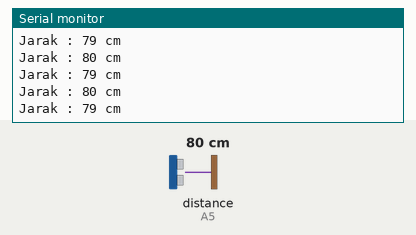
Simulated run of this sketch. Board: Arduino Uno, built with avr-gcc and run on an emulated ATmega328P. Parts: the last lines printed to the serial monitor. Wiring (inferred from the names in the program): ultrasonic range finder: trigger A4; echo A5. The test bench sets the inputs (shaded band); at power-on: distance to the obstacle (sensor on A5) 80 cm. The echo pulse lasts 58.3 µs per cm.

Above: at 1.2 s.
1.3 s: distance to the obstacle (sensor on A5) set to 9 cm
At 1.46 s:
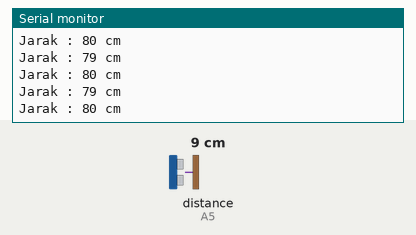
4.3 s: distance to the obstacle (sensor on A5) set to 2 cm
At 4.48 s:
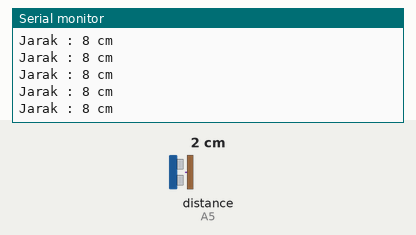
Timing chart, 0 to 7.3 s (numbered marks = the images above; inputs shaded):
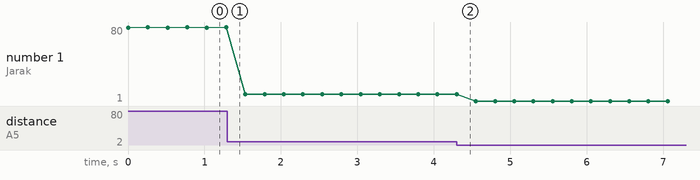

The sketch:

TUTORIAL_Ultrasonic_1.ino
```cpp
/*
 * TUTORIAL SENSOR JARAK ULTRASONIC PADA ARDUINO
 *
 * Pinout
 * VCC Ultrasoonic -> VCC
 * GND Ultrasonic -> GND
 * Trig Ultrasonic -> SDA (A4)
 * Echo ultrasonic -> SCL (A5)
 *
 */

#define TRIGGER A4
#define ECHO A5

long durasi, cm;

void setup() {
  pinMode(TRIGGER,OUTPUT); //set menjadi OUTPUT
  pinMode(ECHO,INPUT); //set menjadi INPUT
  Serial.begin(115200); //memulai komunikasi serial pada baud rate 115200
  Serial.println("Mencoba Sensor Jarak Ultrasonic pada Arduino");
}

void loop() {
  //kirim ping
  digitalWrite(TRIGGER, LOW);
  delayMicroseconds(5);
  digitalWrite(TRIGGER, HIGH);
  delayMicroseconds(10);
  digitalWrite(TRIGGER, LOW);

  //baca echo pantulan
  durasi = pulseIn(ECHO,HIGH);

  //konversi waktu durasi ke jarak
  cm = (durasi/2) /29.1;

  Serial.println("Jarak : " + String(cm)+" cm"); //tampilkan pada serial monitor
  delay(250);  //jeda waktu 250 mS
}
```

Measured:
- plotted number 1: 80 → 8 after the input at 1.3 s, 8 → 1 after the input at 4.3 s
